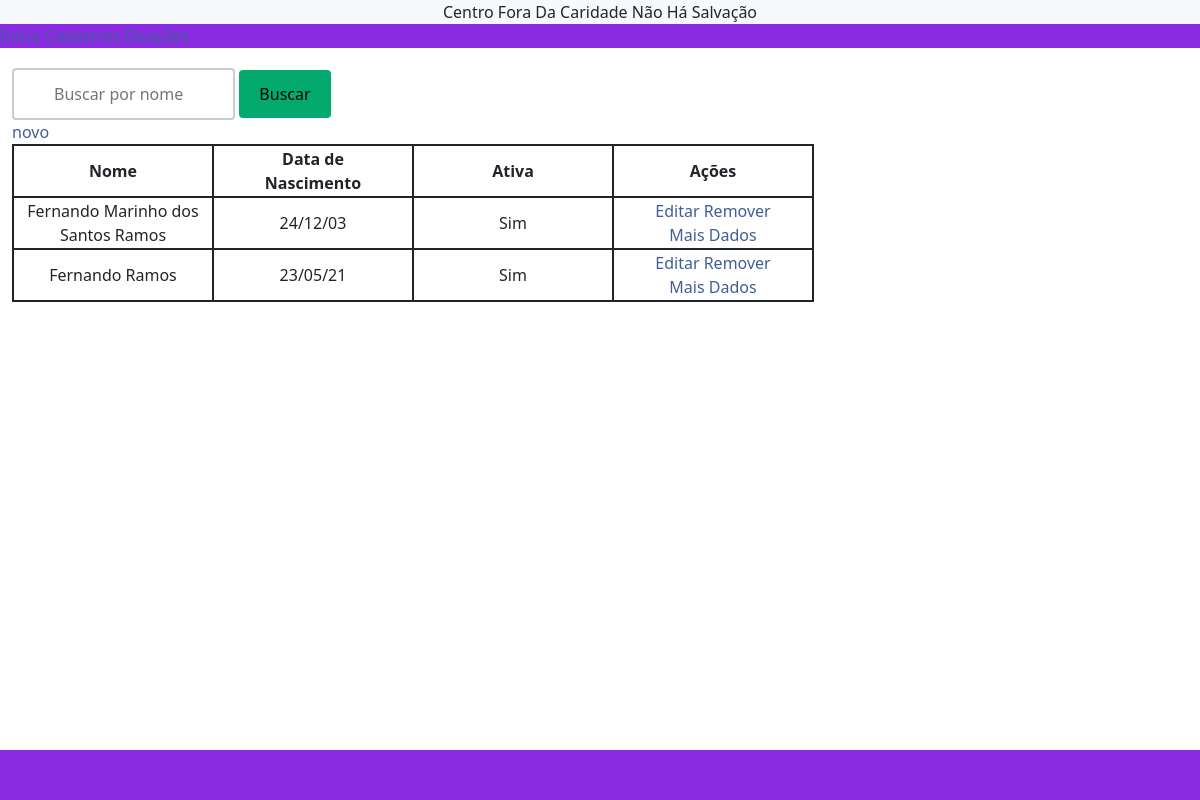
The app's page /pessoas/ with its own data.
### pessoa/models.py (models this page shows, shortened)
class pessoa(models.Model):
    nome_completo = models.CharField(max_length=256)
    data_nascimento = models.DateField(null=True)
    ativa = models.BooleanField(default=True)

### pessoa/views.py (the view)
# urls.py: path('/', ListaPessoaView.as_view(), name='pessoa.index'),
class ListaPessoaView(ListView):
    model = pessoa
    queryset = pessoa.objects.all().order_by('nome_completo')
    def get_queryset(self):
        queryset = super().get_queryset()
        filtro_nome = self.request.GET.get('nome') or None
        if filtro_nome:
            queryset = queryset.filter(nome_completo__contains=filtro_nome)
        return queryset

### pessoa/templates/pessoa/pessoa_list.html (shortened to what this page needs)
{% extends 'main/base.html' %}
{% block conteudo %}
<form method="GET">
    <input type="text" name="nome" placeholder="Buscar por nome" id='busca'/>
    <input type="submit" value="Buscar"/>
</form>
<a href="{% url 'pessoa.novo' %}">novo</a>
<table>
    <thead>
        <tr>
            <th>Nome</th>
            <th>Data de Nascimento</th>
            <th>Ativa</th>
            <th>Ações</th>
        </tr>
        <tbody>
            {% for pessoa in object_list %}
            <tr>
                <td>{{ pessoa.nome_completo }}</td>
                <td>{{ pessoa.data_nascimento|date:"d/m/y" }}</td>
                <td>
                {% if pessoa.ativa %}
                Sim
                {% else %}
                Não
                {% endif %}
                </td>
                <td>
                    <a href="{%url 'pessoa.editar' pessoa.pk %}">Editar</a>
                    <a href="{%url 'pessoa.remover' pessoa.pk %}">Remover</a>
                    <a href="{%url 'pessoa.contato' pessoa.pk %}">Mais Dados</a>
            </tr>
            {% endfor %}
        </tbody>
    </thead>
</table>
{% endblock conteudo %}

### main/templates/main/base.html (style rules this page uses)
a:link { color: rgb(63, 94, 150); text-decoration: none; display: inline-block; }

### pessoa/templates/pessoa/pessoa_list.html (style rules this page uses)
tr { padding-left: 50px; padding-right: 50px; text-align: center; border: 2px solid; height: 100%; width: 100px; }
th { padding-left: 50px; padding-right: 50px; text-align: center; border: 2px solid; height: 100%; width: 200px; }
td { border: 2px solid; width: 100px; }
table { table-layout: fixed; }
#busca { width: 20%; box-sizing: border-box; border: 2px solid #ccc; border-radius: 4px; font-size: 16px; background-color: white; background-image: url('searchicon.png'); background-position: 10px 10px; background-repeat: no-repeat; padding: 12px 20px 12px 40px; transition: width 0.4s ease-in-out; }
input[type=submit] { background-color: #04AA6D; padding: 12px 20px; border: none; border-radius: 4px; cursor: pointer; }

### records on screen
pessoa: nome_completo "Fernando Marinho dos Santos Ramos", data_nascimento "24/12/03", ativa "Sim"
pessoa: nome_completo "Fernando Ramos", data_nascimento "23/05/21", ativa "Sim"
